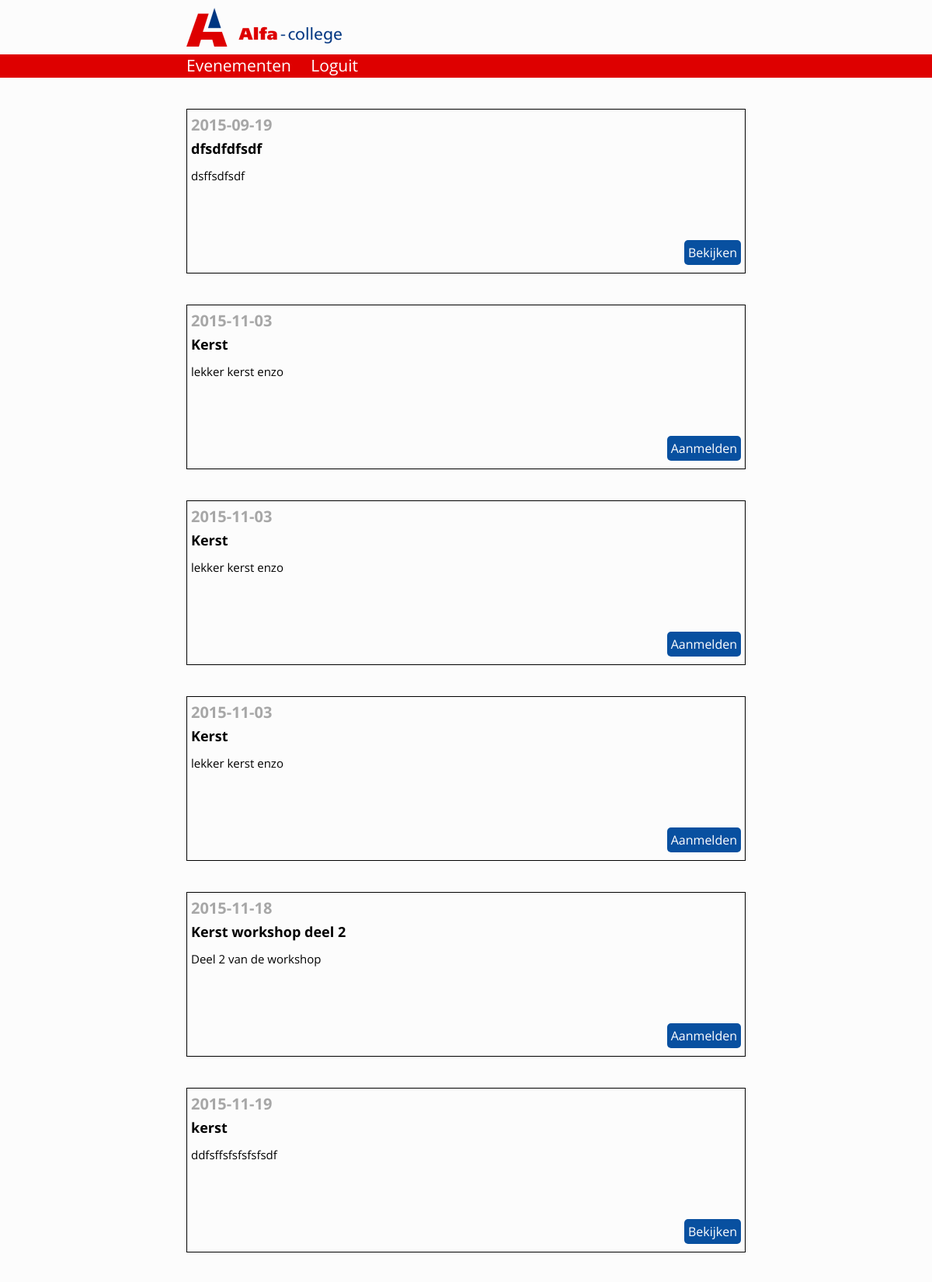
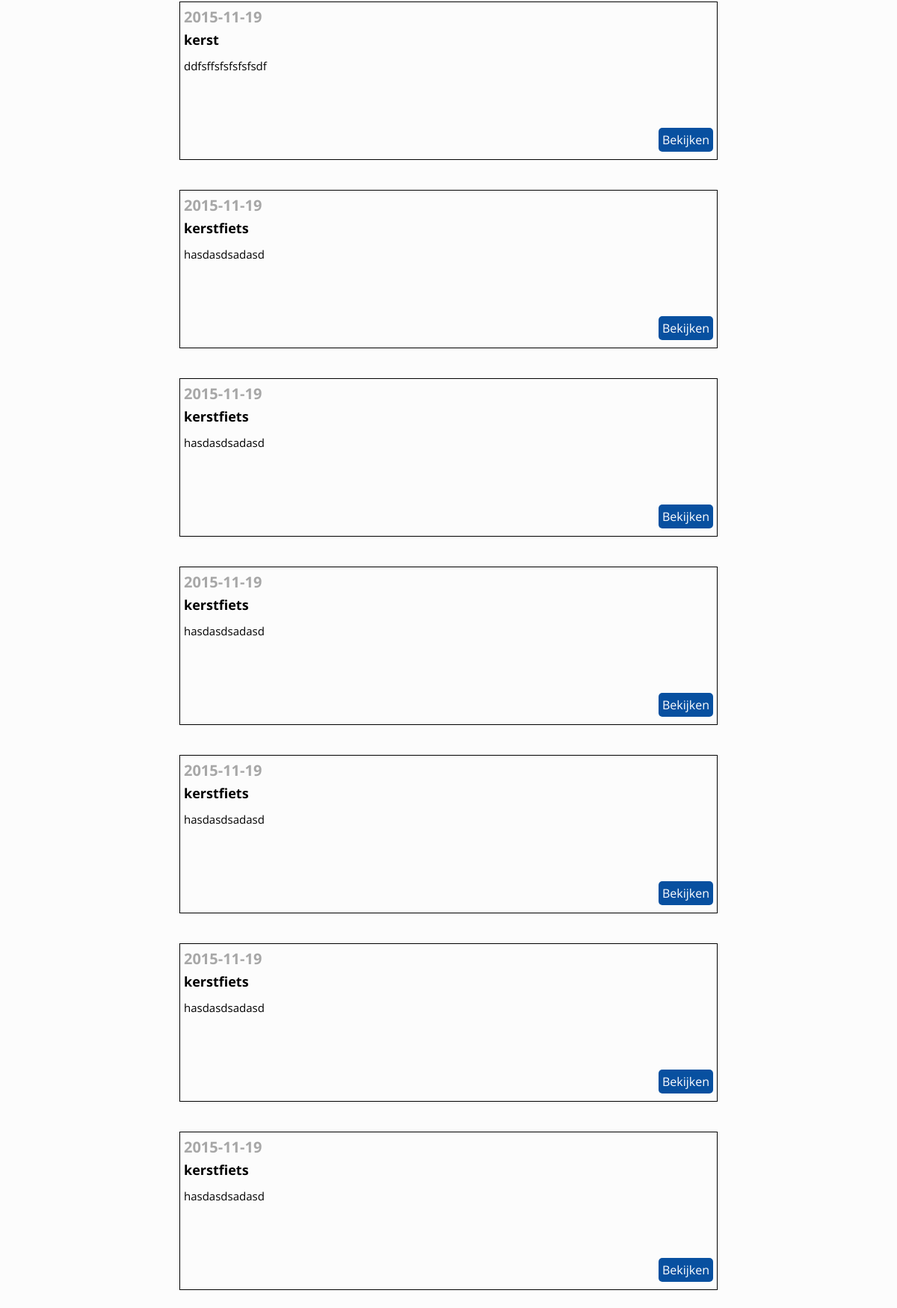
The page / (upper part) on the database its author committed (2 pictures, top to bottom).
### tables this page shows
CREATE TABLE IF NOT EXISTS `aw_events` (
  `id` int(5) NOT NULL,
  `name` varchar(50) NOT NULL,
  `description` longtext NOT NULL,
  `rating` tinyint(1) NOT NULL DEFAULT '1',
  `event_date` date NOT NULL,
  `startdate_registration` date NOT NULL,
  `enddate_registration` date NOT NULL,
  `mail_confirm` tinyint(1) NOT NULL DEFAULT '1'
);

### includes/Database.php (called while the page is built, shortened)
<?php
class Database{
    private $dbsettings = Array(
        "server"        => "localhost",
        "user"          => "root",
        "pass"          => "",
        "name"          => "school",
        "prefix"        => "aw");
    private $mysqli;
    public function opendb() {
        extract($this->dbsettings);
        $this->mysqli = new mysqli($server, $user, $pass, $name);
        return $this->mysqli;
    }
    public function doquery($query, $table) {
        $sqlquery = $this->mysqli->query(str_replace("{{table}}", $this->dbsettings["prefix"] . "_" . $table, $query));
        return $sqlquery;
    }
}

### index.php (the view, shortened to what this page needs)
<?php
require_once("includes/Database.php");
$core = new Core();
$db = new Database();
$db->opendb();
$security = new Security($core, $db);
$user = $security->checksession();
if(!$user){
    $core->loadPage("account.php");
}
?>
<!doctype html>
<html>
<head>
    <link rel="stylesheet" type="text/css" href="styles/index.css" />
    <link rel="stylesheet" type="text/css" href="styles/base.css" />
</head>
<body>
    <div class="header">
        <img src="img/alfa-college.png" />
    </div>
    <div class="menu">
        <ul>
            <li>
                <a href="?">Evenementen</a>
            </li>
            <li>
                <a href="?logout">Loguit</a>
            </li>
        </ul>
    </div>
    <section class="events">
        <?php
        if(isset($_GET['workshops'])){
            require_once("includes/Workshops.php");
            $workshops = new Workshops($core,$db,$user);
            if(isset($_GET['add'])){
                if($user['role'] == 2) {
                    echo '<article class="text-box">';
                    $workshops->add($_GET['workshops']);
                    echo '</article>';
                }else{
                    $core->notAllowed();
                }
            }elseif(isset($_GET['edit'])){
                if($user['role'] == 2) {
                    echo '<article class="text-box">';
                    $workshops->edit($_GET['workshops'],$_GET['edit']);
                    echo '</article>';
                }else{
                    $core->notAllowed();
                }
            }else{
                $workshops->getWorkshops($_GET['workshops']);
            }
        }else{
            $handleEvents = new HandleEvents($core, $db);
            if(isset($_GET['add'])){
                if($user['role'] == 2) {
                    echo '<article class="text-box">';
                    $handleEvents->add();
                    echo '</article>';
                }else{
                    $core->notAllowed();
                }
            }else{
                $query = $db->doquery("SELECT * FROM {{table}} ORDER BY event_date ","events");
                while($row = mysqli_fetch_array($query)){
                    ?>
                    <article class="text-box">
                        <h1><?php echo $row['event_date']; ?></h1>
                        <h2><?php echo $row['name']; ?></h2>
                        <p> <?php echo $row['description']; ?> </p>
                        <div class="rightBottom">
                        <?php
                        if($row['startdate_registration'] <= date("Y-m-d") && date("Y-m-d") <=  $row['enddate_registration']){
                            ?>
                            <a class="button" href="?workshops=<?php echo $row['id']; ?>">Aanmelden</a>
                            <?php
                        }else{
                            ?>
                            <a class="button" href="?workshops=<?php echo $row['id']; ?>">Bekijken</a>
                            <?php
                        }
                        ?>
                        </div>
                    </article>
                    <?php
                }
            }
        }
        ?>
    </section>
</body>
</html>

### styles/index.css (style rules this page uses)
.header { width: 100%; height: 50px; padding: 10px 0; }
.header img { margin-left: 20%; }
.menu { height: 30px; width: 100%; background: #DE0000; color: #fff; font-size: 21px; cursor: default; }
.menu ul { margin-left: 20%; display: inline-block; }
.menu li { display: inline-block; padding: 0 20px 0 0; }
.menu li a { color: #FFF; text-decoration: none; -webkit-transition: 200ms; -moz-transition: 200ms; -ms-transition: 200ms; -o-transition: 200ms; transition: 200ms; }
.events { width: 60%; margin: 0 auto; }
.text-box { margin-top: 40px; height: auto; min-height: 200px; border: 1px solid #000; padding: 5px; position: relative; }
.text-box h1 { color: #a7a7a7; line-height: 30px; font-size: 20px; }
.text-box h2 { line-height: 30px; font-size: 18px; color: #000; }
.text-box p { padding: 10px 0; font-size: 15px; }
.events .rightBottom { position: absolute; bottom: 10px; right: 5px; }
.events .button { -webkit-appearance: button; -moz-appearance: button; appearance: button; text-decoration: none; background: #0850A0; color: #fff; padding: 5px; border:none; border-radius: 5px; }

### styles/base.css (style rules this page uses)
* { margin: 0; padding: 0; }
html, body { width: 100%; height: 100%; background: #FCFCFC; font-family: 'Open Sans', sans-serif; }
section { position: relative; width: 60%; margin: 0 20%; }

### rows shown on the page
aw_events: event_date "2015-09-19", name "dfsdfdfsdf", description "dsffsdfsdf"
aw_events: event_date "2015-11-03", name "Kerst", description "lekker kerst enzo"
aw_events: event_date "2015-11-03", name "Kerst", description "lekker kerst enzo"
aw_events: event_date "2015-11-03", name "Kerst", description "lekker kerst enzo"
aw_events: event_date "2015-11-18", name "Kerst workshop deel 2", description "Deel 2 van de workshop"
aw_events: event_date "2015-11-19", name "kerst", description "ddfsffsfsfsfsfsdf"
aw_events: event_date "2015-11-19", name "kerst", description "ddfsffsfsfsfsfsdf"
aw_events: event_date "2015-11-19", name "kerstfiets", description "hasdasdsadasd"
aw_events: event_date "2015-11-19", name "kerstfiets", description "hasdasdsadasd"
aw_events: event_date "2015-11-19", name "kerstfiets", description "hasdasdsadasd"
aw_events: event_date "2015-11-19", name "kerstfiets", description "hasdasdsadasd"
aw_events: event_date "2015-11-19", name "kerstfiets", description "hasdasdsadasd"
aw_events: event_date "2015-11-19", name "kerstfiets", description "hasdasdsadasd"
